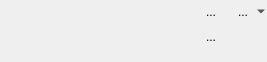
<?xml version="1.0" encoding="UTF-8"?>
<ui version="4.0">
 <class>SimpleTableWidget</class>
 <widget class="QWidget" name="SimpleTableWidget">
  <property name="geometry">
   <rect>
    <x>0</x>
    <y>0</y>
    <width>267</width>
    <height>62</height>
   </rect>
  </property>
  <property name="sizePolicy">
   <sizepolicy hsizetype="Fixed" vsizetype="Minimum">
    <horstretch>0</horstretch>
    <verstretch>0</verstretch>
   </sizepolicy>
  </property>
  <layout class="QGridLayout" name="gridLayout_2" columnstretch="0,0,0">
   <property name="margin">
    <number>0</number>
   </property>
   <property name="spacing">
    <number>0</number>
   </property>
   <item row="0" column="0">
    <layout class="QGridLayout" name="gridLayout">
     <property name="spacing">
      <number>2</number>
     </property>
     <item row="0" column="0">
      <widget class="QToolButton" name="addRowAbove">
       <property name="iconSize">
        <size>
         <width>16</width>
         <height>16</height>
        </size>
       </property>
       <property name="autoRaise">
        <bool>true</bool>
       </property>
      </widget>
     </item>
     <item row="0" column="1">
      <widget class="QToolButton" name="addColumnLeft">
       <property name="iconSize">
        <size>
         <width>16</width>
         <height>16</height>
        </size>
       </property>
       <property name="autoRaise">
        <bool>true</bool>
       </property>
      </widget>
     </item>
     <item row="0" column="2">
      <widget class="QToolButton" name="addColumnRight">
       <property name="iconSize">
        <size>
         <width>16</width>
         <height>16</height>
        </size>
       </property>
       <property name="autoRaise">
        <bool>true</bool>
       </property>
      </widget>
     </item>
     <item row="2" column="0">
      <widget class="QToolButton" name="addRowBelow">
       <property name="iconSize">
        <size>
         <width>16</width>
         <height>16</height>
        </size>
       </property>
       <property name="autoRaise">
        <bool>true</bool>
       </property>
      </widget>
     </item>
     <item row="2" column="1">
      <widget class="QToolButton" name="deleteRow">
       <property name="iconSize">
        <size>
         <width>16</width>
         <height>16</height>
        </size>
       </property>
       <property name="autoRaise">
        <bool>true</bool>
       </property>
      </widget>
     </item>
     <item row="2" column="2">
      <widget class="QToolButton" name="deleteColumn">
       <property name="iconSize">
        <size>
         <width>16</width>
         <height>16</height>
        </size>
       </property>
       <property name="autoRaise">
        <bool>true</bool>
       </property>
      </widget>
     </item>
     <item row="2" column="3" colspan="2">
      <spacer name="horizontalSpacer">
       <property name="orientation">
        <enum>Qt::Horizontal</enum>
       </property>
       <property name="sizeType">
        <enum>QSizePolicy::Fixed</enum>
       </property>
       <property name="sizeHint" stdset="0">
        <size>
         <width>4</width>
         <height>13</height>
        </size>
       </property>
      </spacer>
     </item>
     <item row="2" column="5">
      <widget class="QToolButton" name="splitCells">
       <property name="text">
        <string>...</string>
       </property>
       <property name="iconSize">
        <size>
         <width>16</width>
         <height>16</height>
        </size>
       </property>
       <property name="autoRaise">
        <bool>true</bool>
       </property>
      </widget>
     </item>
     <item row="0" column="5">
      <widget class="QToolButton" name="mergeCells">
       <property name="text">
        <string>...</string>
       </property>
       <property name="iconSize">
        <size>
         <width>16</width>
         <height>16</height>
        </size>
       </property>
       <property name="autoRaise">
        <bool>true</bool>
       </property>
      </widget>
     </item>
     <item row="2" column="6">
      <spacer name="horizontalSpacer_3">
       <property name="orientation">
        <enum>Qt::Horizontal</enum>
       </property>
       <property name="sizeType">
        <enum>QSizePolicy::Fixed</enum>
       </property>
       <property name="sizeHint" stdset="0">
        <size>
         <width>6</width>
         <height>20</height>
        </size>
       </property>
      </spacer>
     </item>
     <item row="0" column="7">
      <widget class="FormattingButton" name="border">
       <property name="text">
        <string>...</string>
       </property>
       <property name="iconSize">
        <size>
         <width>16</width>
         <height>16</height>
        </size>
       </property>
       <property name="popupMode">
        <enum>QToolButton::MenuButtonPopup</enum>
       </property>
       <property name="autoRaise">
        <bool>true</bool>
       </property>
      </widget>
     </item>
    </layout>
   </item>
   <item row="1" column="0">
    <widget class="QWidget" name="SpecialSpacer">
     <property name="sizePolicy">
      <sizepolicy hsizetype="Preferred" vsizetype="Expanding">
       <horstretch>0</horstretch>
       <verstretch>0</verstretch>
      </sizepolicy>
     </property>
    </widget>
   </item>
   <item row="0" column="2">
    <spacer name="horizontalSpacer_2">
     <property name="orientation">
      <enum>Qt::Horizontal</enum>
     </property>
     <property name="sizeType">
      <enum>QSizePolicy::Preferred</enum>
     </property>
     <property name="sizeHint" stdset="0">
      <size>
       <width>0</width>
       <height>20</height>
      </size>
     </property>
    </spacer>
   </item>
  </layout>
 </widget>
 <customwidgets>
  <customwidget>
   <class>FormattingButton</class>
   <extends>QToolButton</extends>
   <header>dialogs/FormattingButton.h</header>
  </customwidget>
 </customwidgets>
 <tabstops>
  <tabstop>addRowAbove</tabstop>
  <tabstop>addColumnLeft</tabstop>
  <tabstop>addColumnRight</tabstop>
 </tabstops>
 <resources/>
 <connections/>
</ui>
